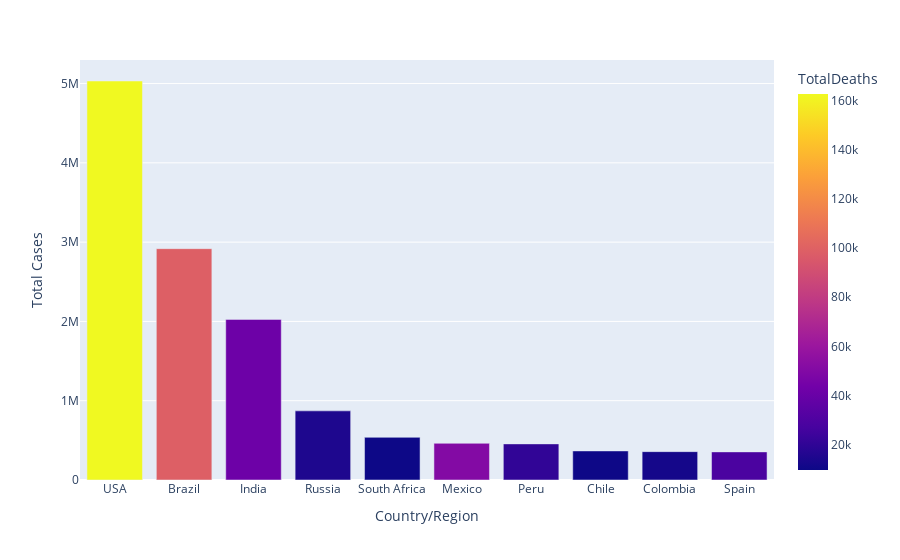

The code cell stored with this chart in its notebook:
### Code cell
px.bar(data_frame=df.head(10),x='Country/Region',y='TotalCases',
       color='TotalDeaths',
       labels={'TotalCases':'Total Cases'},
       hover_data=['Country/Region','Continent']
      )

### Figure 1 — Plotly figure (JSON) as saved in the notebook; plotly's stock layout.template omitted (floating-point values rounded to 4 significant figures)
{"data": [{"alignmentgroup": "True", "customdata": [["North America"], ["South America"], ["Asia"], ["Europe"], ["Africa"], ["North America"], ["South America"], ["South America"], ["South America"], ["Europe"]], "hovertemplate": "Country/Region=%{x}<br>Total Cases=%{y}<br>Continent=%{customdata[0]}<br>TotalDeaths=%{marker.color}<extra></extra>", "legendgroup": "", "marker": {"color": [162804, 98644, 41638, 14606, 9604, 50517, 20424, 9889, 11939, 28500], "coloraxis": "coloraxis", "pattern": {"shape": ""}}, "name": "", "offsetgroup": "", "orientation": "v", "showlegend": false, "textposition": "auto", "type": "bar", "x": ["USA", "Brazil", "India", "Russia", "South Africa", "Mexico", "Peru", "Chile", "Colombia", "Spain"], "xaxis": "x", "y": [5032179, 2917562, 2025409, 871894, 538184, 462690, 455409, 366671, 357710, 354530], "yaxis": "y"}], "layout": {"autosize": true, "barmode": "relative", "coloraxis": {"colorbar": {"title": {"text": "TotalDeaths"}}, "colorscale": [[0, "#0d0887"], [0.1111, "#46039f"], [0.2222, "#7201a8"], [0.3333, "#9c179e"], [0.4444, "#bd3786"], [0.5556, "#d8576b"], [0.6667, "#ed7953"], [0.7778, "#fb9f3a"], [0.8889, "#fdca26"], [1, "#f0f921"]]}, "legend": {"tracegroupgap": 0}, "margin": {"t": 60}, "xaxis": {"anchor": "y", "autorange": true, "domain": [0, 1], "range": [-0.5, 9.5], "title": {"text": "Country/Region"}, "type": "category"}, "yaxis": {"anchor": "x", "autorange": true, "domain": [0, 1], "range": [0, 5297000.0], "title": {"text": "Total Cases"}, "type": "linear"}}}
